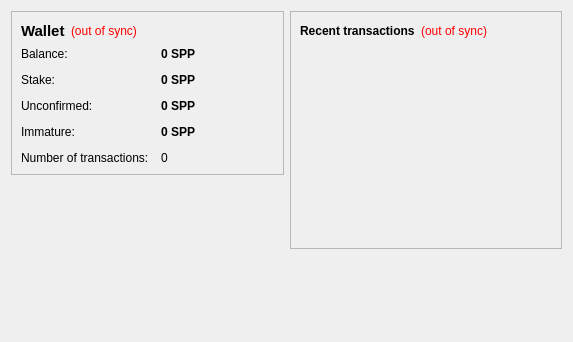
<?xml version="1.0" encoding="UTF-8"?>
<ui version="4.0">
 <class>OverviewPage</class>
 
 <widget class="QWidget" name="OverviewPage">
 
  <property name="geometry">
   <rect>
    <x>0</x>
    <y>0</y>
    <width>573</width>
    <height>342</height>
   </rect>
  </property>
  <property name="windowTitle">
   <string>Form</string>
  </property>
  <layout class="QHBoxLayout" name="horizontalLayout" stretch="1,1">
   <item>
    <layout class="QVBoxLayout" name="verticalLayout_2">
     <item>
      <widget class="QFrame" name="frame">
       <property name="frameShape">
        <enum>QFrame::StyledPanel</enum>
       </property>
       <property name="frameShadow">
        <enum>QFrame::Raised</enum>
       </property>
       <layout class="QVBoxLayout" name="verticalLayout_4">
        <item>
         <layout class="QHBoxLayout" name="horizontalLayout_4">
          <item>
           <widget class="QLabel" name="label_5">
            <property name="font">
             <font>
              <pointsize>11</pointsize>
              <weight>75</weight>
              <bold>true</bold>
             </font>
            </property>
            <property name="text">
             <string>Wallet</string>
            </property>
           </widget>
          </item>
          <item>
           <widget class="QLabel" name="labelWalletStatus">
            <property name="toolTip">
             <string>The displayed information may be out of date. Your wallet automatically synchronizes with the SPP-Coin network after a connection is established, but this process has not completed yet.</string>
            </property>
            <property name="styleSheet">
             <string notr="true">QLabel { color: red; }</string>
            </property>
            <property name="text">
             <string notr="true">(out of sync)</string>
            </property>
            <property name="alignment">
             <set>Qt::AlignLeading|Qt::AlignLeft|Qt::AlignVCenter</set>
            </property>
           </widget>
          </item>
          <item>
           <spacer name="horizontalSpacer_2">
            <property name="orientation">
             <enum>Qt::Horizontal</enum>
            </property>
            <property name="sizeHint" stdset="0">
             <size>
              <width>40</width>
              <height>20</height>
             </size>
            </property>
           </spacer>
          </item>
         </layout>
        </item>
		
		
		
        <item>
         <layout class="QFormLayout" name="formLayout_2">
          <property name="fieldGrowthPolicy">
           <enum>QFormLayout::AllNonFixedFieldsGrow</enum>
          </property>
          <property name="horizontalSpacing">
           <number>12</number>
          </property>
          <property name="verticalSpacing">
           <number>12</number>
          </property>
          <item row="0" column="0">
           <widget class="QLabel" name="label">
            <property name="text">
             <string>Balance:</string>
            </property>
           </widget>
          </item>
          <item row="0" column="1">
           <widget class="QLabel" name="labelBalance">
            <property name="font">
             <font>
              <weight>75</weight>
              <bold>true</bold>
             </font>
            </property>
            <property name="cursor">
             <cursorShape>IBeamCursor</cursorShape>
            </property>
            <property name="toolTip">
             <string>Your current balance</string>
            </property>
            <property name="text">
             <string notr="true">0 SPP</string>
            </property>
            <property name="textInteractionFlags">
             <set>Qt::LinksAccessibleByMouse|Qt::TextSelectableByKeyboard|Qt::TextSelectableByMouse</set>
            </property>
           </widget>
          </item>
          <item row="1" column="0">
           <widget class="QLabel" name="label_6">
            <property name="text">
             <string>Stake:</string>
            </property>
           </widget>
          </item>
          <item row="1" column="1">
           <widget class="QLabel" name="labelStake">
            <property name="font">
             <font>
              <weight>75</weight>
              <bold>true</bold>
             </font>
            </property>
            <property name="cursor">
             <cursorShape>IBeamCursor</cursorShape>
            </property>
            <property name="toolTip">
             <string>Total of coins that was staked, and do not yet count toward the current balance</string>
            </property>
            <property name="text">
             <string notr="true">0 SPP</string>
            </property>
            <property name="textInteractionFlags">
             <set>Qt::LinksAccessibleByMouse|Qt::TextSelectableByKeyboard|Qt::TextSelectableByMouse</set>
            </property>
           </widget>
          </item>
          <item row="2" column="0">
           <widget class="QLabel" name="label_3">
            <property name="text">
             <string>Unconfirmed:</string>
            </property>
           </widget>
          </item>
          <item row="2" column="1">
           <widget class="QLabel" name="labelUnconfirmed">
            <property name="font">
             <font>
              <weight>75</weight>
              <bold>true</bold>
             </font>
            </property>
            <property name="cursor">
             <cursorShape>IBeamCursor</cursorShape>
            </property>
            <property name="toolTip">
             <string>Total of transactions that have yet to be confirmed, and do not yet count toward the current balance</string>
            </property>
            <property name="text">
             <string notr="true">0 SPP</string>
            </property>
            <property name="textInteractionFlags">
             <set>Qt::LinksAccessibleByMouse|Qt::TextSelectableByKeyboard|Qt::TextSelectableByMouse</set>
            </property>
           </widget>
          </item>
          <item row="3" column="0">
           <widget class="QLabel" name="labelImmatureText">
            <property name="text">
             <string>Immature:</string>
            </property>
           </widget>
          </item>
          <item row="3" column="1">
           <widget class="QLabel" name="labelImmature">
            <property name="font">
             <font>
              <weight>75</weight>
              <bold>true</bold>
             </font>
            </property>
            <property name="toolTip">
             <string>Mined balance that has not yet matured</string>
            </property>
            <property name="text">
             <string notr="true">0 SPP</string>
            </property>
            <property name="textInteractionFlags">
             <set>Qt::LinksAccessibleByMouse|Qt::TextSelectableByKeyboard|Qt::TextSelectableByMouse</set>
            </property>
           </widget>
          </item>
          <item row="4" column="0">
           <widget class="QLabel" name="label_2">
            <property name="text">
             <string>Number of transactions:</string>
            </property>
           </widget>
          </item>
          <item row="4" column="1">
           <widget class="QLabel" name="labelNumTransactions">
            <property name="toolTip">
             <string>Total number of transactions in wallet</string>
            </property>
            <property name="text">
             <string notr="true">0</string>
            </property>
           </widget>
          </item>
         </layout>
        </item>
       </layout>
      </widget>
     </item>
     <item>
      <spacer name="verticalSpacer">
       <property name="orientation">
        <enum>Qt::Vertical</enum>
       </property>
       <property name="sizeHint" stdset="0">
        <size>
         <width>20</width>
         <height>40</height>
        </size>
       </property>
      </spacer>
     </item>
     <item>
      <widget class="QLabel" name="coinLogo">
       <property name="text">
        <string/>
       </property>
       <property name="pixmap">
        <pixmap resource="../bitcoin.qrc">:/images/backg</pixmap>
       </property>
       <property name="scaledContents">
        <bool>false</bool>
       </property>
       <property name="alignment">
        <set>Qt::AlignCenter</set>
       </property>
       <property name="margin">
        <number>-2</number>
       </property>
      </widget>
     </item>
    </layout>
   </item>
   <item>
    <layout class="QVBoxLayout" name="verticalLayout_3">
     <item>
      <widget class="QFrame" name="frame_2">
       <property name="frameShape">
        <enum>QFrame::StyledPanel</enum>
       </property>
       <property name="frameShadow">
        <enum>QFrame::Raised</enum>
       </property>
       <layout class="QVBoxLayout" name="verticalLayout">
        <item>
         <layout class="QHBoxLayout" name="horizontalLayout_2">
          <item>
           <widget class="QLabel" name="label_4">
            <property name="text">
             <string>&lt;b&gt;Recent transactions&lt;/b&gt;</string>
            </property>
           </widget>
          </item>
          <item>
           <widget class="QLabel" name="labelTransactionsStatus">
            <property name="toolTip">
             <string>The displayed information may be out of date. Your wallet automatically synchronizes with the SPP-Coin network after a connection is established, but this process has not completed yet.</string>
            </property>
            <property name="styleSheet">
             <string notr="true">QLabel { color: red; }</string>
            </property>
            <property name="text">
             <string notr="true">(out of sync)</string>
            </property>
            <property name="alignment">
             <set>Qt::AlignRight|Qt::AlignTrailing|Qt::AlignVCenter</set>
            </property>
           </widget>
          </item>
          <item>
           <spacer name="horizontalSpacer">
            <property name="orientation">
             <enum>Qt::Horizontal</enum>
            </property>
            <property name="sizeHint" stdset="0">
             <size>
              <width>40</width>
              <height>20</height>
             </size>
            </property>
           </spacer>
          </item>
         </layout>
        </item>
        <item>
         <widget class="QListView" name="listTransactions">
          <property name="styleSheet">
           <string notr="true">QListView { background: transparent; }</string>
          </property>
          <property name="frameShape">
           <enum>QFrame::NoFrame</enum>
          </property>
          <property name="verticalScrollBarPolicy">
           <enum>Qt::ScrollBarAlwaysOff</enum>
          </property>
          <property name="horizontalScrollBarPolicy">
           <enum>Qt::ScrollBarAlwaysOff</enum>
          </property>
          <property name="selectionMode">
           <enum>QAbstractItemView::NoSelection</enum>
          </property>
         </widget>
        </item>
       </layout>
      </widget>
     </item>
     <item>
      <spacer name="verticalSpacer_2">
       <property name="orientation">
        <enum>Qt::Vertical</enum>
       </property>
       <property name="sizeHint" stdset="0">
        <size>
         <width>20</width>
         <height>40</height>
        </size>
       </property>
      </spacer>
     </item>
    </layout>
   </item>
  </layout>
 </widget>
 <resources/>
 <connections/>
</ui>
